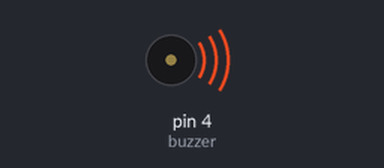
Simulated run of this sketch. Board: Arduino Uno, built with avr-gcc and run on an emulated ATmega328P. Shown: buzzer (waves = sounding).

Above: at 0.1 s.
At 5.1 s:
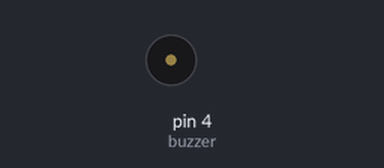
Timing chart, 0 to 6.6 s (numbered marks = the images above):
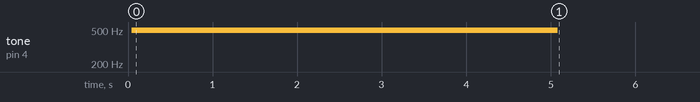

The sketch:

myBuzzer.ino
```cpp
//www.elegoo.com
//2016.12.08

int buzzer = 4;//the pin of the active buzzer
void setup()
{
 pinMode(buzzer,OUTPUT);//initialize the buzzer pin as an output
 giveAlarm(5);
}
void loop()
{

}


void giveAlarm(int duration)
// duration defines the duration of the alarm in seconds
{
  int i;
  for(i = 0; i < duration * 500; i++)
   {
    digitalWrite(buzzer,HIGH);
    delay(1);//wait for 1ms
    digitalWrite(buzzer,LOW);
    delay(1);//wait for 1ms
   }
}
```

Measured:
- by itself, tone on pin 4 (buzzer): silent → 496 Hz at 0.04 s, → silent 5.0 s later
